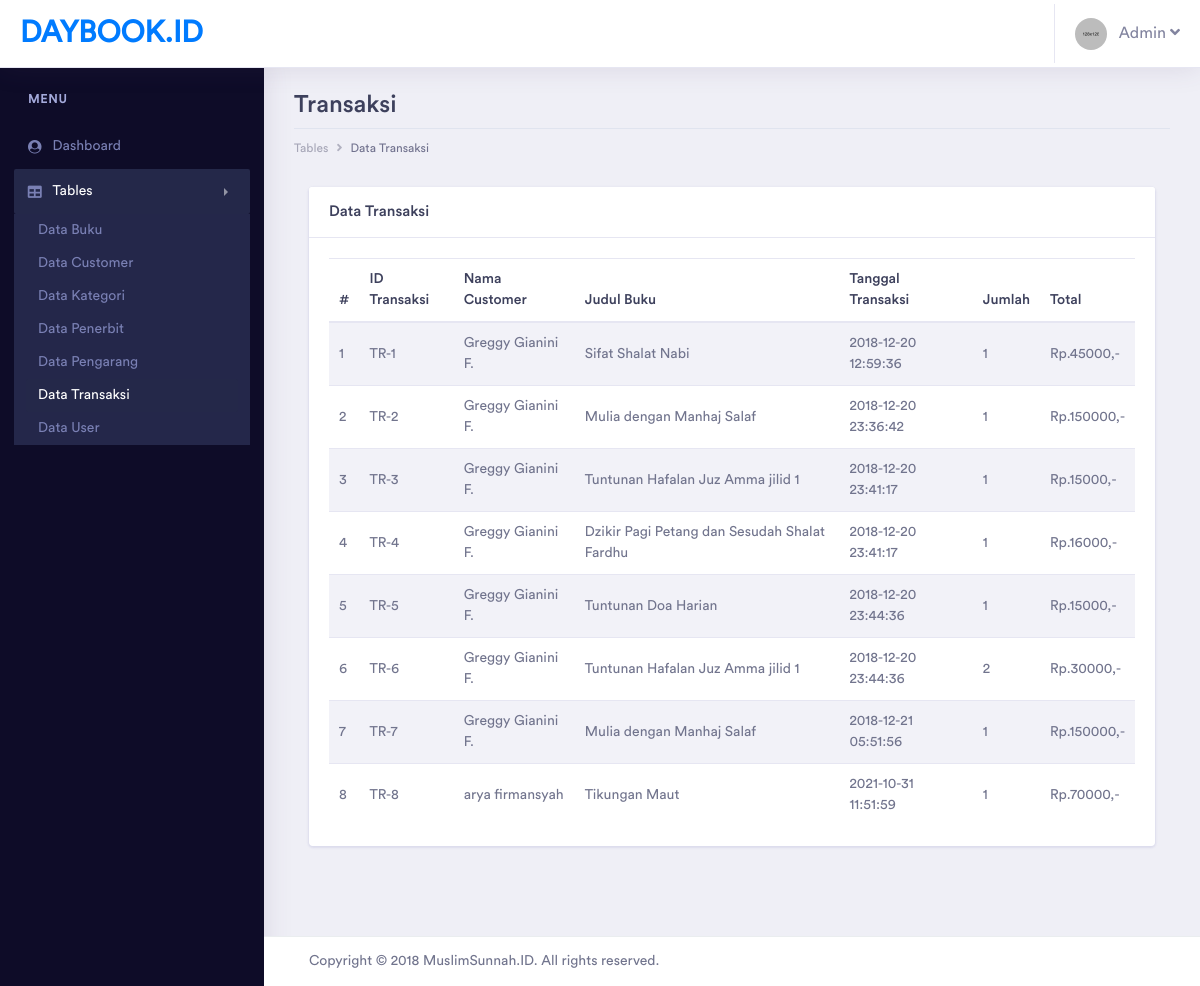
Page /admin/pages/tables/transaksi/table_transaksi.php (signed in) on the committed database.
### tables this page shows
CREATE TABLE `transaksi` (
  `id_transaksi` varchar(50) NOT NULL,
  `id_customer` varchar(20) NOT NULL,
  `id_buku` varchar(50) NOT NULL,
  `tgl_transaksi` datetime NOT NULL,
  `jumlah` int(11) NOT NULL,
  `total` int(11) NOT NULL
);

CREATE TABLE `customer` (
  `id_customer` varchar(20) NOT NULL,
  `nama_customer` varchar(100) NOT NULL,
  `jk_customer` enum('Laki-Laki','Perempuan') NOT NULL,
  `alamat_customer` varchar(200) NOT NULL,
  `email_customer` varchar(100) NOT NULL,
  `telp_customer` varchar(20) NOT NULL,
  `deleted` tinyint(1) NOT NULL
);

CREATE TABLE `buku` (
  `id_buku` varchar(50) NOT NULL,
  `judul_buku` varchar(200) NOT NULL,
  `id_pengarang` varchar(20) NOT NULL,
  `id_penerbit` varchar(20) NOT NULL,
  `id_kategori` varchar(50) NOT NULL,
  `stok` int(11) NOT NULL,
  `berat` float NOT NULL,
  `harga` int(11) NOT NULL,
  `deskripsi` varchar(1000) NOT NULL,
  `gambar` varchar(200) NOT NULL,
  `deleted` tinyint(1) NOT NULL
);

### admin/pages/tables/transaksi/table_transaksi.php (the view, shortened to what this page needs)
<?php
include '../../../../helper/connection.php';
?>
<?php
if(!$_SESSION['username'] && !$_SESSION['password'] && $_SESSION['tipe_user'] != "Admin")
{
    echo "
		<script type='text/javascript'>
		alert('Anda harus login terlebih dahulu!')
		window.location='../../../index.php';
		</script>";
}
else
{
?>
<!doctype html>
<html lang="en">
<head>
    <link rel="stylesheet" href="../../../assets/vendor/bootstrap/css/bootstrap.min.css">
    <link href="../../../assets/vendor/fonts/circular-std/style.css" rel="stylesheet">
    <link rel="stylesheet" href="../../../assets/libs/css/style.css">
    <link rel="stylesheet" href="../../../assets/vendor/fonts/fontawesome/css/fontawesome-all.css">
    <link rel="stylesheet" href="../../../assets/vendor/charts/chartist-bundle/chartist.css">
    <link rel="stylesheet" href="../../../assets/vendor/charts/morris-bundle/morris.css">
    <link rel="stylesheet" href="../../../assets/vendor/fonts/material-design-iconic-font/css/materialdesignicons.min.css">
    <link rel="stylesheet" href="../../../assets/vendor/charts/c3charts/c3.css">
    <link rel="stylesheet" href="../../../assets/vendor/fonts/flag-icon-css/flag-icon.min.css">
</head>
<body>
    <div class="dashboard-main-wrapper">
        <div class="dashboard-header">
            <nav class="navbar navbar-expand-lg bg-white fixed-top">
                <a class="navbar-brand" href="../../../dashboard.php">DAYBOOK.ID</a>
                <div class="collapse navbar-collapse " id="navbarSupportedContent">
                    <ul class="navbar-nav ml-auto navbar-right-top">
                        <li class="nav-item dropdown nav-user">
                            <a class="nav-link nav-user-img" href="#" id="navbarDropdownMenuLink2" data-toggle="dropdown"
                                aria-haspopup="true" aria-expanded="false"><img src="../../../assets/images/avatar-1.jpg"
                                    alt="" class="user-avatar-md rounded-circle">&nbsp;&nbsp;&nbsp;Admin <i class="fas fa-angle-down"></i></a>
                        </li>
                    </ul>
                </div>
            </nav>
        </div>
        <div class="nav-left-sidebar sidebar-dark">
            <div class="menu-list">
                <nav class="navbar navbar-expand-lg navbar-light">
                    <div class="collapse navbar-collapse" id="navbarNav">
                        <ul class="navbar-nav flex-column">
                            <li class="nav-divider">
                                Menu
                            </li>
                            <li class="nav-item ">
                                <a class="nav-link" href="../../../dashboard.php" aria-expanded="false" data-target="#submenu-1"
                                    aria-controls="submenu-1"><i class="fa fa-fw fa-user-circle"></i>Dashboard
                                    <span class="badge badge-success">6</span></a>
                            </li>
                            <li class="nav-item">
                                <a class="nav-link active" href="#" data-toggle="collapse" aria-expanded="false"
                                    data-target="#submenu-5" aria-controls="submenu-5"><i class="fas fa-fw fa-table"></i>Tables</a>
                                <div id="submenu-5" class="collapse submenu show" style="">
                                    <ul class="nav flex-column">
                                        <li class="nav-item">
                                            <a class="nav-link" href="../buku/table_buku.php">Data Buku</a>
                                        </li>
                                        <li class="nav-item">
                                            <a class="nav-link" href="../customer/table_customer.php">Data Customer</a>
                                        </li>
                                        <li class="nav-item">
                                            <a class="nav-link" href="../kategori/table_kategori.php">Data
                                                Kategori</a>
                                        </li>
                                        <li class="nav-item">
                                            <a class="nav-link" href="../penerbit/table_penerbit.php">Data Penerbit</a>
                                        </li>
                                        <li class="nav-item">
                                            <a class="nav-link" href="../pengarang/table_pengarang.php">Data Pengarang</a>
                                        </li>
                                        <li class="nav-item">
                                            <a class="nav-link active" href="table_transaksi.php">Data Transaksi</a>
                                        </li>
                                        <li class="nav-item">
                                            <a class="nav-link" href="../user/table_user.php">Data User</a>
                                        </li>
                                    </ul>
                                </div>
                            </li>
                        </ul>
                    </div>
                </nav>
            </div>
        </div>
        <div class="dashboard-wrapper">
            <div class="dashboard-ecommerce">
                <div class="container-fluid dashboard-content ">
                    <div class="row">
                        <div class="col-xl-12 col-lg-12 col-md-12 col-sm-12 col-12">
                            <div class="page-header">
                                <h2 class="pageheader-title">Transaksi</h2>
                                <div class="page-breadcrumb">
                                    <nav aria-label="breadcrumb">
                                        <ol class="breadcrumb">
                                            <li class="breadcrumb-item"><a href="#" class="breadcrumb-link">Tables</a></li>
                                            <li class="breadcrumb-item active" aria-current="page">Data Transaksi</li>
                                        </ol>
                                    </nav>
                                </div>
                            </div>
                        </div>
                    </div>
                    <div class="col-xl-12">
                        <div class="card">
                            <h5 class="card-header">Data Transaksi</h5>
                            <div class="card-body">
                                <table class="table table-striped">
                                    <thead>
                                        <tr>
                                            <th>#</th>
                                            <th>ID Transaksi</th>
                                            <th>Nama Customer</th>
                                            <th>Judul Buku</th>
                                            <th>Tanggal Transaksi</th>
                                            <th>Jumlah</th>
                                            <th>Total</th>
                                        </tr>
                                    </thead>
                                    <tbody>
                                        <?php
                                            $query =
                                            "select t.id_transaksi,c.nama_customer,b.judul_buku,t.tgl_transaksi,t.jumlah,t.total from transaksi t,customer c,buku b
                                            where t.id_customer = c.id_customer AND
                                            b.id_buku = t.id_buku";
                                            $result = mysqli_query($con, $query);
                                            if (mysqli_num_rows($result) > 0)
                                            {
                                                $index = 1;
                                                while($row = mysqli_fetch_assoc($result))
                                                {
                                                    echo "
                                                    <tr>
                                                        <td>" . $index++ . "</td>
                                                        <td>" . $row["id_transaksi"] . "</td>
                                                        <td>" . $row["nama_customer"] . "</td>
                                                        <td>" . $row["judul_buku"] . "</td>
                                                        <td>" . $row["tgl_transaksi"] . "</td>
                                                        <td>" . $row["jumlah"] . "</td>
                                                        <td>Rp." . $row["total"] . ",-</td>
                                                    </tr>
                                                    ";
                                                }
                                            }
                                            ?>
                                    </tbody>
                                </table>
                            </div>
                        </div>
                    </div>
                </div>
            </div>
            <div class="footer">
                <div class="container-fluid">
                    <div class="row">
                        <div class="col-xl-6 col-lg-6 col-md-6 col-sm-12 col-12">
                            Copyright © 2018 MuslimSunnah.ID. All rights reserved.
                        </div>
                        <div class="col-xl-6 col-lg-6 col-md-6 col-sm-12 col-12">
                        </div>
                    </div>
                </div>
            </div>
        </div>
    </div>
</body>
</html>
<?php } ?>

### rows in the picture
transaksi: id_transaksi "TR-1", id_customer.nama_customer "Greggy Gianini F.", id_buku.judul_buku "Sifat Shalat Nabi", tgl_transaksi "2018-12-20 12:59:36", jumlah "1", total "45000"
transaksi: id_transaksi "TR-2", id_customer.nama_customer "Greggy Gianini F.", id_buku.judul_buku "Mulia dengan Manhaj Salaf", tgl_transaksi "2018-12-20 23:36:42", jumlah "1", total "150000"
transaksi: id_transaksi "TR-3", id_customer.nama_customer "Greggy Gianini F.", id_buku.judul_buku "Tuntunan Hafalan Juz Amma jilid 1", tgl_transaksi "2018-12-20 23:41:17", jumlah "1", total "15000"
transaksi: id_transaksi "TR-4", id_customer.nama_customer "Greggy Gianini F.", id_buku.judul_buku "Dzikir Pagi Petang dan Sesudah Shalat Fardhu", tgl_transaksi "2018-12-20 23:41:17", jumlah "1", total "16000"
transaksi: id_transaksi "TR-5", id_customer.nama_customer "Greggy Gianini F.", id_buku.judul_buku "Tuntunan Doa Harian", tgl_transaksi "2018-12-20 23:44:36", jumlah "1", total "15000"
transaksi: id_transaksi "TR-6", id_customer.nama_customer "Greggy Gianini F.", id_buku.judul_buku "Tuntunan Hafalan Juz Amma jilid 1", tgl_transaksi "2018-12-20 23:44:36", jumlah "2", total "30000"
transaksi: id_transaksi "TR-7", id_customer.nama_customer "Greggy Gianini F.", id_buku.judul_buku "Mulia dengan Manhaj Salaf", tgl_transaksi "2018-12-21 05:51:56", jumlah "1", total "150000"
transaksi: id_transaksi "TR-8", id_customer.nama_customer "arya firmansyah", id_buku.judul_buku "Tikungan Maut", tgl_transaksi "2021-10-31 11:51:59", jumlah "1", total "70000"
